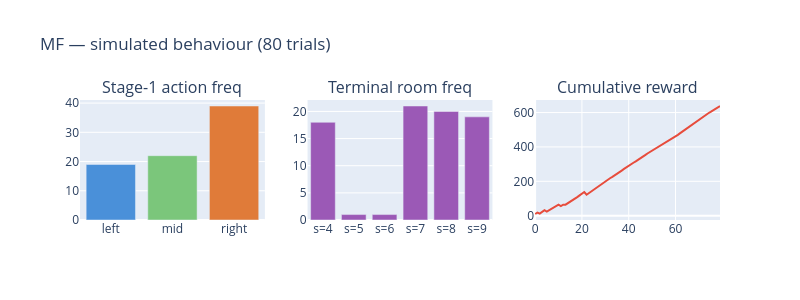
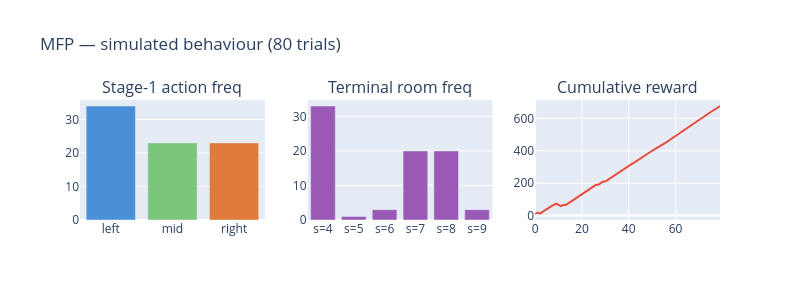
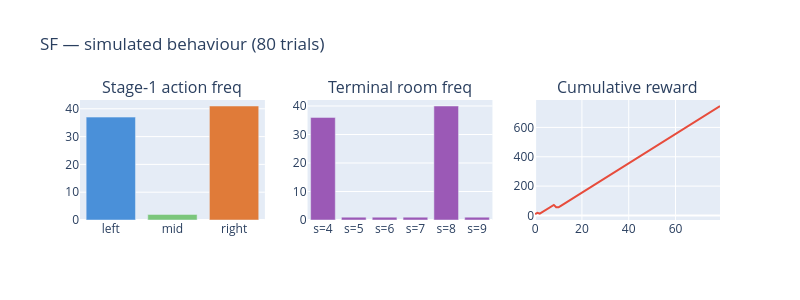
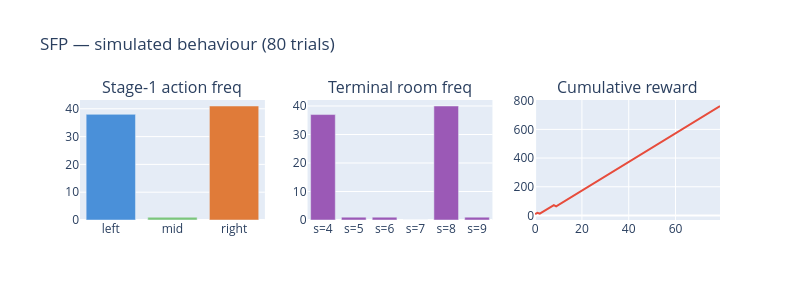

The code cell stored with these charts, in order, in its notebook:
### Markdown cell above
## Per-model detail: action distributions over trials

### Code cell
def plot_model_detail(name, res):
    actions = res['actions']
    rewards = res['rewards']

    a0s = [a[0] for a in actions]   # stage-1 choices: 0=left, 1=mid, 2=right
    a1s = [a[1] for a in actions]   # stage-2 choices: 0=left, 1=right

    # Terminal rooms visited
    rooms = [Env.step(Env.step(0, a[0]), a[1]) for a in actions]

    fig = make_subplots(rows=1, cols=3,
                        subplot_titles=['Stage-1 action freq',
                                        'Terminal room freq',
                                        'Cumulative reward'])

    # Stage-1 action histogram
    a0_counts = [a0s.count(i) for i in range(3)]
    fig.add_trace(go.Bar(x=['left', 'mid', 'right'], y=a0_counts,
                         marker_color=['#4a90d9', '#7bc67b', '#e07b39']),
                  row=1, col=1)

    # Room histogram
    room_counts = [rooms.count(s) for s in Env.TERMINAL]
    fig.add_trace(go.Bar(x=[f's={s}' for s in Env.TERMINAL], y=room_counts,
                         marker_color='#9b59b6'),
                  row=1, col=2)

    # Cumulative reward
    fig.add_trace(go.Scatter(x=list(range(len(rewards))),
                             y=np.cumsum(rewards),
                             line=dict(color='#e74c3c')),
                  row=1, col=3)

    fig.update_layout(title=f'{name} — simulated behaviour (80 trials)',
                      showlegend=False, width=800, height=300)
    fig.show()


for name, res in results.items():
    plot_model_detail(name, res)

### Figure 1 — Plotly figure (JSON) as saved in the notebook; plotly's stock layout.template omitted (floating-point values rounded to 4 significant figures)
{"data": [{"marker": {"color": ["#4a90d9", "#7bc67b", "#e07b39"]}, "type": "bar", "x": ["left", "mid", "right"], "xaxis": "x", "y": [19, 22, 39], "yaxis": "y"}, {"marker": {"color": "#9b59b6"}, "type": "bar", "x": ["s=4", "s=5", "s=6", "s=7", "s=8", "s=9"], "xaxis": "x2", "y": [18, 1, 1, 21, 20, 19], "yaxis": "y2"}, {"line": {"color": "#e74c3c"}, "type": "scatter", "x": [0, 1, 2, 3, 4, 5, 6, 7, 8, 9, 10, 11, 12, 13, 14, 15, 16, 17, 18, 19, 20, 21, 22, 23, 24, 25, 26, 27, 28, 29, 30, 31, 32, 33, 34, 35, 36, 37, 38, 39, 40, 41, 42, 43, 44, 45, 46, 47, 48, 49, 50, 51, 52, 53, 54, 55, 56, 57, 58, 59, 60, 61, 62, 63, 64, 65, 66, 67, 68, 69, 70, 71, 72, 73, 74, 75, 76, 77, 78, 79], "xaxis": "x3", "y": [10.0, 18.0, 12.0, 22.0, 32.0, 24.0, 32.0, 40.0, 48.0, 56.0, 64.0, 56.0, 64.0, 64.0, 72.0, 82.0, 92.0, 100.0, 108.0, 118.0, 128.0, 138.0, 122.0, 132.0, 142.0, 152.0, 162.0, 170.0, 180.0, 190.0, 198.0, 208.0, 218.0, 226.0, 234.0, 242.0, 252.0, 262.0, 272.0, 282.0, 290.0, 300.0, 308.0, 316.0, 324.0, 334.0, 342.0, 352.0, 362.0, 370.0, 378.0, 386.0, 394.0, 404.0, 412.0, 420.0, 428.0, 438.0, 446.0, 454.0, 462.0, 470.0, 480.0, 490.0, 500.0, 510.0, 520.0, 530.0, 540.0, 548.0, 558.0, 568.0, 576.0, 586.0, 596.0, 604.0, 612.0, 620.0, 628.0, 638.0], "yaxis": "y3"}], "layout": {"annotations": [{"font": {"size": 16}, "showarrow": false, "text": "Stage-1 action freq", "x": 0.1444, "xanchor": "center", "xref": "paper", "y": 1, "yanchor": "bottom", "yref": "paper"}, {"font": {"size": 16}, "showarrow": false, "text": "Terminal room freq", "x": 0.5, "xanchor": "center", "xref": "paper", "y": 1, "yanchor": "bottom", "yref": "paper"}, {"font": {"size": 16}, "showarrow": false, "text": "Cumulative reward", "x": 0.8556, "xanchor": "center", "xref": "paper", "y": 1, "yanchor": "bottom", "yref": "paper"}], "height": 300, "showlegend": false, "title": {"text": "MF — simulated behaviour (80 trials)"}, "width": 800, "xaxis": {"anchor": "y", "domain": [0, 0.2889]}, "xaxis2": {"anchor": "y2", "domain": [0.3556, 0.6444]}, "xaxis3": {"anchor": "y3", "domain": [0.7111, 1]}, "yaxis": {"anchor": "x", "domain": [0, 1]}, "yaxis2": {"anchor": "x2", "domain": [0, 1]}, "yaxis3": {"anchor": "x3", "domain": [0, 1]}}}

### Figure 2 — Plotly figure (JSON) as saved in the notebook; plotly's stock layout.template omitted (floating-point values rounded to 4 significant figures)
{"data": [{"marker": {"color": ["#4a90d9", "#7bc67b", "#e07b39"]}, "type": "bar", "x": ["left", "mid", "right"], "xaxis": "x", "y": [34, 23, 23], "yaxis": "y"}, {"marker": {"color": "#9b59b6"}, "type": "bar", "x": ["s=4", "s=5", "s=6", "s=7", "s=8", "s=9"], "xaxis": "x2", "y": [33, 1, 3, 20, 20, 3], "yaxis": "y2"}, {"line": {"color": "#e74c3c"}, "type": "scatter", "x": [0, 1, 2, 3, 4, 5, 6, 7, 8, 9, 10, 11, 12, 13, 14, 15, 16, 17, 18, 19, 20, 21, 22, 23, 24, 25, 26, 27, 28, 29, 30, 31, 32, 33, 34, 35, 36, 37, 38, 39, 40, 41, 42, 43, 44, 45, 46, 47, 48, 49, 50, 51, 52, 53, 54, 55, 56, 57, 58, 59, 60, 61, 62, 63, 64, 65, 66, 67, 68, 69, 70, 71, 72, 73, 74, 75, 76, 77, 78, 79], "xaxis": "x3", "y": [10.0, 18.0, 12.0, 22.0, 32.0, 42.0, 50.0, 58.0, 66.0, 74.0, 66.0, 58.0, 66.0, 66.0, 74.0, 84.0, 94.0, 102.0, 110.0, 120.0, 130.0, 140.0, 150.0, 160.0, 170.0, 180.0, 190.0, 190.0, 200.0, 210.0, 210.0, 220.0, 230.0, 240.0, 248.0, 256.0, 266.0, 276.0, 286.0, 296.0, 306.0, 316.0, 324.0, 334.0, 342.0, 352.0, 362.0, 372.0, 382.0, 392.0, 400.0, 408.0, 416.0, 426.0, 436.0, 444.0, 452.0, 462.0, 472.0, 480.0, 490.0, 500.0, 510.0, 520.0, 530.0, 540.0, 550.0, 560.0, 570.0, 578.0, 588.0, 598.0, 608.0, 618.0, 628.0, 638.0, 648.0, 656.0, 666.0, 676.0], "yaxis": "y3"}], "layout": {"annotations": [{"font": {"size": 16}, "showarrow": false, "text": "Stage-1 action freq", "x": 0.1444, "xanchor": "center", "xref": "paper", "y": 1, "yanchor": "bottom", "yref": "paper"}, {"font": {"size": 16}, "showarrow": false, "text": "Terminal room freq", "x": 0.5, "xanchor": "center", "xref": "paper", "y": 1, "yanchor": "bottom", "yref": "paper"}, {"font": {"size": 16}, "showarrow": false, "text": "Cumulative reward", "x": 0.8556, "xanchor": "center", "xref": "paper", "y": 1, "yanchor": "bottom", "yref": "paper"}], "height": 300, "showlegend": false, "title": {"text": "MFP — simulated behaviour (80 trials)"}, "width": 800, "xaxis": {"anchor": "y", "domain": [0, 0.2889]}, "xaxis2": {"anchor": "y2", "domain": [0.3556, 0.6444]}, "xaxis3": {"anchor": "y3", "domain": [0.7111, 1]}, "yaxis": {"anchor": "x", "domain": [0, 1]}, "yaxis2": {"anchor": "x2", "domain": [0, 1]}, "yaxis3": {"anchor": "x3", "domain": [0, 1]}}}

### Figure 3 — Plotly figure (JSON) as saved in the notebook; plotly's stock layout.template omitted (floating-point values rounded to 4 significant figures)
{"data": [{"marker": {"color": ["#4a90d9", "#7bc67b", "#e07b39"]}, "type": "bar", "x": ["left", "mid", "right"], "xaxis": "x", "y": [37, 2, 41], "yaxis": "y"}, {"marker": {"color": "#9b59b6"}, "type": "bar", "x": ["s=4", "s=5", "s=6", "s=7", "s=8", "s=9"], "xaxis": "x2", "y": [36, 1, 1, 1, 40, 1], "yaxis": "y2"}, {"line": {"color": "#e74c3c"}, "type": "scatter", "x": [0, 1, 2, 3, 4, 5, 6, 7, 8, 9, 10, 11, 12, 13, 14, 15, 16, 17, 18, 19, 20, 21, 22, 23, 24, 25, 26, 27, 28, 29, 30, 31, 32, 33, 34, 35, 36, 37, 38, 39, 40, 41, 42, 43, 44, 45, 46, 47, 48, 49, 50, 51, 52, 53, 54, 55, 56, 57, 58, 59, 60, 61, 62, 63, 64, 65, 66, 67, 68, 69, 70, 71, 72, 73, 74, 75, 76, 77, 78, 79], "xaxis": "x3", "y": [10.0, 18.0, 12.0, 22.0, 32.0, 42.0, 52.0, 62.0, 72.0, 56.0, 56.0, 66.0, 76.0, 86.0, 96.0, 106.0, 116.0, 126.0, 136.0, 146.0, 156.0, 166.0, 176.0, 186.0, 196.0, 206.0, 216.0, 226.0, 236.0, 246.0, 256.0, 266.0, 276.0, 286.0, 296.0, 306.0, 316.0, 326.0, 336.0, 346.0, 356.0, 366.0, 376.0, 386.0, 396.0, 406.0, 416.0, 426.0, 436.0, 446.0, 456.0, 466.0, 476.0, 486.0, 496.0, 506.0, 516.0, 526.0, 536.0, 546.0, 556.0, 566.0, 576.0, 586.0, 596.0, 606.0, 616.0, 626.0, 636.0, 646.0, 656.0, 666.0, 676.0, 686.0, 696.0, 706.0, 716.0, 726.0, 736.0, 746.0], "yaxis": "y3"}], "layout": {"annotations": [{"font": {"size": 16}, "showarrow": false, "text": "Stage-1 action freq", "x": 0.1444, "xanchor": "center", "xref": "paper", "y": 1, "yanchor": "bottom", "yref": "paper"}, {"font": {"size": 16}, "showarrow": false, "text": "Terminal room freq", "x": 0.5, "xanchor": "center", "xref": "paper", "y": 1, "yanchor": "bottom", "yref": "paper"}, {"font": {"size": 16}, "showarrow": false, "text": "Cumulative reward", "x": 0.8556, "xanchor": "center", "xref": "paper", "y": 1, "yanchor": "bottom", "yref": "paper"}], "height": 300, "showlegend": false, "title": {"text": "SF — simulated behaviour (80 trials)"}, "width": 800, "xaxis": {"anchor": "y", "domain": [0, 0.2889]}, "xaxis2": {"anchor": "y2", "domain": [0.3556, 0.6444]}, "xaxis3": {"anchor": "y3", "domain": [0.7111, 1]}, "yaxis": {"anchor": "x", "domain": [0, 1]}, "yaxis2": {"anchor": "x2", "domain": [0, 1]}, "yaxis3": {"anchor": "x3", "domain": [0, 1]}}}

### Figure 4 — Plotly figure (JSON) as saved in the notebook; plotly's stock layout.template omitted (floating-point values rounded to 4 significant figures)
{"data": [{"marker": {"color": ["#4a90d9", "#7bc67b", "#e07b39"]}, "type": "bar", "x": ["left", "mid", "right"], "xaxis": "x", "y": [38, 1, 41], "yaxis": "y"}, {"marker": {"color": "#9b59b6"}, "type": "bar", "x": ["s=4", "s=5", "s=6", "s=7", "s=8", "s=9"], "xaxis": "x2", "y": [37, 1, 1, 0, 40, 1], "yaxis": "y2"}, {"line": {"color": "#e74c3c"}, "type": "scatter", "x": [0, 1, 2, 3, 4, 5, 6, 7, 8, 9, 10, 11, 12, 13, 14, 15, 16, 17, 18, 19, 20, 21, 22, 23, 24, 25, 26, 27, 28, 29, 30, 31, 32, 33, 34, 35, 36, 37, 38, 39, 40, 41, 42, 43, 44, 45, 46, 47, 48, 49, 50, 51, 52, 53, 54, 55, 56, 57, 58, 59, 60, 61, 62, 63, 64, 65, 66, 67, 68, 69, 70, 71, 72, 73, 74, 75, 76, 77, 78, 79], "xaxis": "x3", "y": [10.0, 18.0, 12.0, 22.0, 32.0, 42.0, 52.0, 62.0, 72.0, 63.0, 73.0, 83.0, 93.0, 103.0, 113.0, 123.0, 133.0, 143.0, 153.0, 163.0, 173.0, 183.0, 193.0, 203.0, 213.0, 223.0, 233.0, 243.0, 253.0, 263.0, 273.0, 283.0, 293.0, 303.0, 313.0, 323.0, 333.0, 343.0, 353.0, 363.0, 373.0, 383.0, 393.0, 403.0, 413.0, 423.0, 433.0, 443.0, 453.0, 463.0, 473.0, 483.0, 493.0, 503.0, 513.0, 523.0, 533.0, 543.0, 553.0, 563.0, 573.0, 583.0, 593.0, 603.0, 613.0, 623.0, 633.0, 643.0, 653.0, 663.0, 673.0, 683.0, 693.0, 703.0, 713.0, 723.0, 733.0, 743.0, 753.0, 763.0], "yaxis": "y3"}], "layout": {"annotations": [{"font": {"size": 16}, "showarrow": false, "text": "Stage-1 action freq", "x": 0.1444, "xanchor": "center", "xref": "paper", "y": 1, "yanchor": "bottom", "yref": "paper"}, {"font": {"size": 16}, "showarrow": false, "text": "Terminal room freq", "x": 0.5, "xanchor": "center", "xref": "paper", "y": 1, "yanchor": "bottom", "yref": "paper"}, {"font": {"size": 16}, "showarrow": false, "text": "Cumulative reward", "x": 0.8556, "xanchor": "center", "xref": "paper", "y": 1, "yanchor": "bottom", "yref": "paper"}], "height": 300, "showlegend": false, "title": {"text": "SFP — simulated behaviour (80 trials)"}, "width": 800, "xaxis": {"anchor": "y", "domain": [0, 0.2889]}, "xaxis2": {"anchor": "y2", "domain": [0.3556, 0.6444]}, "xaxis3": {"anchor": "y3", "domain": [0.7111, 1]}, "yaxis": {"anchor": "x", "domain": [0, 1]}, "yaxis2": {"anchor": "x2", "domain": [0, 1]}, "yaxis3": {"anchor": "x3", "domain": [0, 1]}}}
